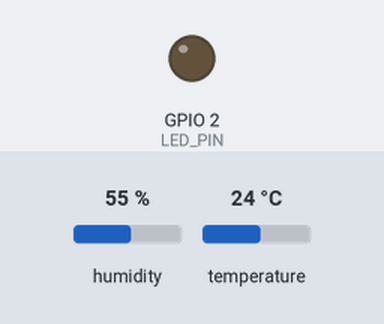
A program run on a simulated ESP8266 (NodeMCU). Parts: output pins drawn as LEDs (lit = HIGH). Inputs (shaded band) come from the test bench; at power-on: humidity 55 %, temperature 24 °C. WiFi joins after 1.5 s; servers stay silent unless stated; uploads are accepted with an empty reply; not simulated (calls return 0 or success): secrets.h; what the program prints to the serial monitor is not drawn. At 1.7 s the program puts the board to deep sleep or switches it off; the recording ends there.

Above: at 0.1 s.
Timing chart, 0 to 1.7 s (numbered marks = the images above):
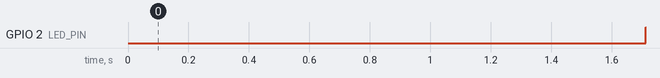

Measured:
- by itself, GPIO 2 (LED_PIN): LOW → HIGH at 1.7 s

The program:

main.cpp
```cpp
#include <Arduino.h>
#include <ESP8266HTTPClient.h>
#include <ESP8266WiFi.h>
#include <WiFiClientSecureBearSSL.h>
#include <DHT.h>
#include <EMailSender.h>
#include "secrets.h"
#include "config.h"

DHT dht(DHTPIN, DHTTYPE);

//Set ADC to measure Voltage
ADC_MODE(ADC_VCC);

/******************************************************
*SETUP GPIO
* *****************************************************/
void setupGPIO(){
    pinMode(LED_PIN, OUTPUT);
}

/******************************************************
*SETUP UART
******************************************************/
void setupUART(){
    #ifdef DEBUG
        Serial.begin(115200); //Serial connection
    #endif
}

/******************************************************
*SETUP WIFI + HTTP
******************************************************/
void setupWifiHTTP(){
    #ifndef DHCP
        Serial.println("Static IP Config!");
        // Set up Static IP address
        IPAddress local_IP(192, 168, 2, IP_ENDING);
        // Set up Gateway IP address
        IPAddress gateway(192, 168, 2, 254);
        // Set up subnet
        IPAddress subnet(255, 255, 0, 0);
        // Set up DNS
        IPAddress primaryDNS(8, 8, 8, 8);   //optional
        IPAddress secondaryDNS(8, 8, 4, 4); //optional
        // Configures static IP address

        if (!WiFi.config(local_IP, gateway, subnet, primaryDNS, secondaryDNS)) {
            #ifdef DEBUG
                Serial.println("Wifi Failed to configure");
            #endif
        }
    #endif

    WiFi.begin(SECRET_SSID, SECRET_PASSWORD);             //WiFi connection
    while (WiFi.status() != WL_CONNECTED) {               //Wait for the WiFI connection completion
        delay(500);
        #ifdef DEBUG
            Serial.println("Waiting for connection");
        #endif
    }

    #ifdef DEBUG
        //Prints MAC address
        Serial.print("MAC address:\t");
        Serial.println(WiFi.macAddress());
        //Prints IP address
        Serial.print("IP address:\t");
        Serial.println(WiFi.localIP());         // Send the IP address of the ESP8266 to the computer
        //Prints IP address
        Serial.print("Channel:\t");
        Serial.println(WiFi.channel());         // Send the IP address of the ESP8266 to the computer
    #endif
}

/******************************************************
*SETUP DTH Sensor
*******************************************************/
void setupDHT(){
    dht.begin();
}

/************************************************************
*Send out Email with batery warning
*************************************************************/
void sendOutWarningEmail(uint16_t vccValue){
    EMailSender emailSend(SECRET_EMAIL, SECRET_GOOGLE_PASS);

    EMailSender::EMailMessage message;
    message.subject = "[CLIMA-DOMUS] Low battery Warning!";
    message.message = "[CLIMA-DOMUS] Reports a sensor with low battery!<br/>Sensor: " + String(SENSOR_ID);
    message.message += "<br/>Room: " + String(CLIMA_DOMUS_ROOMS[SENSOR_ID-1]);
    message.message += "<br/>VCC: "+ String(vccValue);
    message.message += "<br/><br/><strong>CLIMA-DOMUS</strong>";

    EMailSender::Response resp = emailSend.send("paulojfonseca@gmail.com", message);

    #ifdef DEBUG
        Serial.println("Sending status: ");
        //Serial.println(resp.code);
        Serial.println(resp.desc);
        //Serial.println(resp.status);
    #endif
}

/************************************************************
*Publish in the Server the Humidity and Temperature reading
*************************************************************/
void publishClimaReading(){
    // Reading temperature or humidity takes about 250 milliseconds!
    // Sensor readings may also be up to 2 seconds 'old' (its a very slow sensor)
    float h = dht.readHumidity();
    // Read temperature as Celsius (the default)
    float t = dht.readTemperature();

    if (isnan(h) || isnan(t)) { // || isnan(f)) {
        #ifdef DEBUG
            Serial.println("Failed to read from DHT sensor!");
        #endif
    } else {
        char print_buffer[60];
        sprintf(print_buffer, "Humidity: %.2fRH\tTemperature: %.2f*C", h, t);

        #ifdef DEBUG
            Serial.println(print_buffer);
        #endif
        if (WiFi.status() == WL_CONNECTED) { //Check WiFi connection status

            char request[70];
            sprintf(request, "{\"sensor_id\":\"%d\",\"temperature\":\"%.2f\",\"humidity\":\"%.2f\"}", SENSOR_ID, t, h);

            //WiFiClient wifi_client;
            std::unique_ptr<BearSSL::WiFiClientSecure> wifi_client (new BearSSL::WiFiClientSecure);
            wifi_client->setInsecure();

            HTTPClient https;            //Declare object of class HTTPClient

            https.begin(*wifi_client, API_REQUEST);                //Specify request destination
            https.addHeader("Content-Type", "application/json");  //Specify content-type header

            int httpsCode = https.POST(request);
            #ifdef DEBUG
                String payload = https.getString();      //Get the response payload
            #endif
            https.end();  //Close connection

            #ifdef DEBUG
                Serial.println(httpsCode);   //Print HTTP return code
                Serial.println(payload);    //Print request response payload
            #endif
        } else {
            #ifdef DEBUG
                Serial.println("Error in WiFi connection");
            #endif
        }
    }
}

void setup() {
    setupGPIO();
    #ifdef DEBUG
        //Signalize start of setup
        digitalWrite(LED_PIN, LOW); // Turn the LED on by making the voltage LOW
    #endif
    setupUART();

    setupWifiHTTP();

    setupDHT();

    //Reads the VCC voltage
    uint16_t vcc=0;
    vcc = ESP.getVcc();

    #ifdef DEBUG
        Serial.print("VCC Voltage :");
        Serial.println(vcc);
    #endif

    //send out email if vcc is too low.
    if (vcc<BATTERY_THRESHOLD)
        sendOutWarningEmail(vcc);

    publishClimaReading();

    #ifdef DEBUG
        Serial.print("Going to deepsleep for ");
        Serial.print(SLEEP_MINUTES);
        Serial.println(" minute(s)");
        //Signalize going to deep sleep
        digitalWrite(LED_PIN, HIGH);
    #endif

    ESP.deepSleep(SLEEP_MINUTES* 60e6);
}

void loop() {
}
```

config.h
```cpp
#define DEBUG                   1
//#define DHCP                    0

#define SENSOR_ID               4                   //1 = Office location

#define DHTPIN                  4                   // what digital pin the DHT22 is conected to
#define DHTTYPE                 DHT22

#define LED_PIN                 2                   //GPIO2

#define SERVER_IP               "192.168.2.170"
#define API_ENDPOINT            "/api/insert"
#define SERVER_PROTOCOL         "https://"
#define API_REQUEST             SERVER_PROTOCOL SERVER_IP API_ENDPOINT

#define IP_ENDING               174

#define MIN_DELAY               0
#define SLEEP_MINUTES           20

#define BATTERY_THRESHOLD       2900//3050

const char* CLIMA_DOMUS_ROOMS[] ={"Office", "2nd Floor Room", "Guest Room", "Bed Room"};
```
